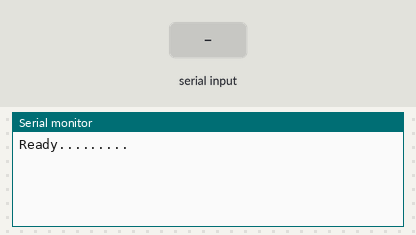
This sketch was run on a simulated Arduino Uno, built with avr-gcc and run on an emulated ATmega328P. Shown: the last lines printed to the serial monitor. Inputs (shaded band) come from the test bench. No radio packets arrive unless stated.

Above: at 1.2 s.
1.3 s: "1" received over Serial
At 2.5 s:
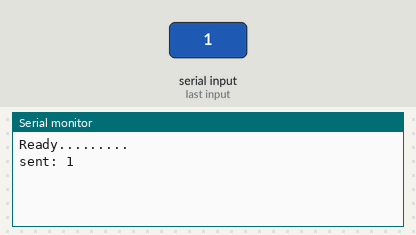
2.8 s: "0" received over Serial
At 3.9 s:
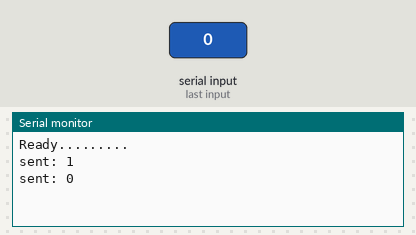
4.3 s: "2" received over Serial
At 5.0 s:
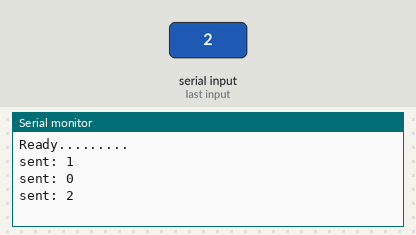

Measured:
- after the input at 1.3 s, the serial monitor: prints a new line at once (image 1)
- after the input at 2.8 s, the serial monitor: prints a new line at once (image 2)
- after the input at 4.3 s, the serial monitor: prints a new line at once (image 3)

The sketch:

tranmister.ino
```cpp
#include <VirtualWire.h> // khai báo thư viện VirtualWire

void setup()
{
  Serial.begin(9600);// giao tiếp Serial với baudrate 9600
  Serial.println("Ready.........");
  vw_set_ptt_inverted(true);// yêu cầu cho RF link modules
  vw_setup(1024);// cài đặt tốc độ truyền tín hiệu
  vw_set_tx_pin(8);// cài đặt chân digital để phát tín hiệu
}

void loop()
{
  char text[20] = "";// khai báo string dạng array
  byte i = 0;
  while (Serial.available() == 0)
  {
    // nothing
  }
  while (Serial.available() > 0)
  {
    char ch = Serial.read();
    text[i] = ch;
    i++;
    delay(5);
  }
  Serial.print("sent: ");
  Serial.println(text);
  vw_send((byte *)text, sizeof(text));// gửi tín hiệu đi
  vw_wait_tx();
  delay(100);
}
```
